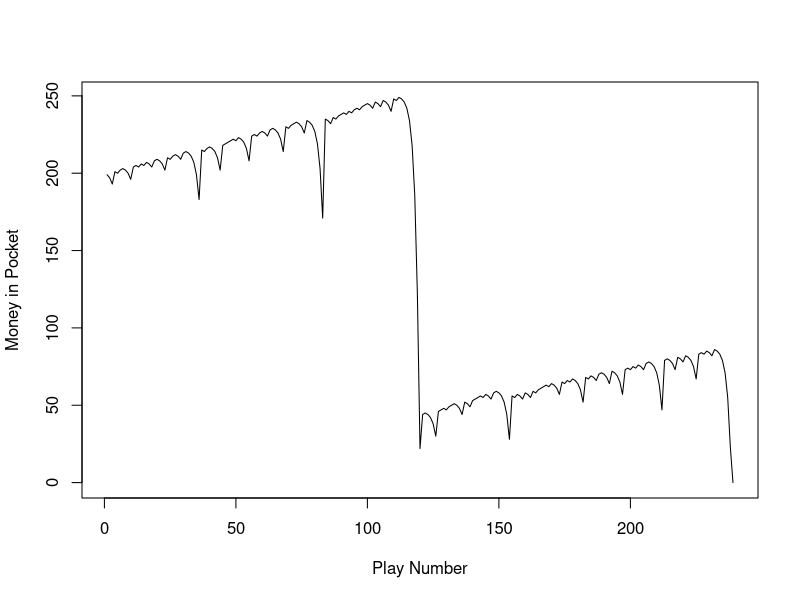
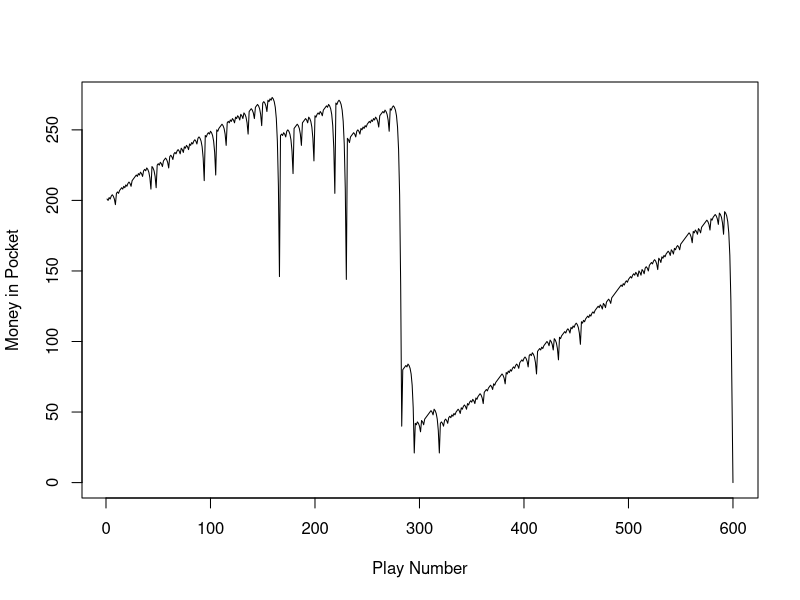
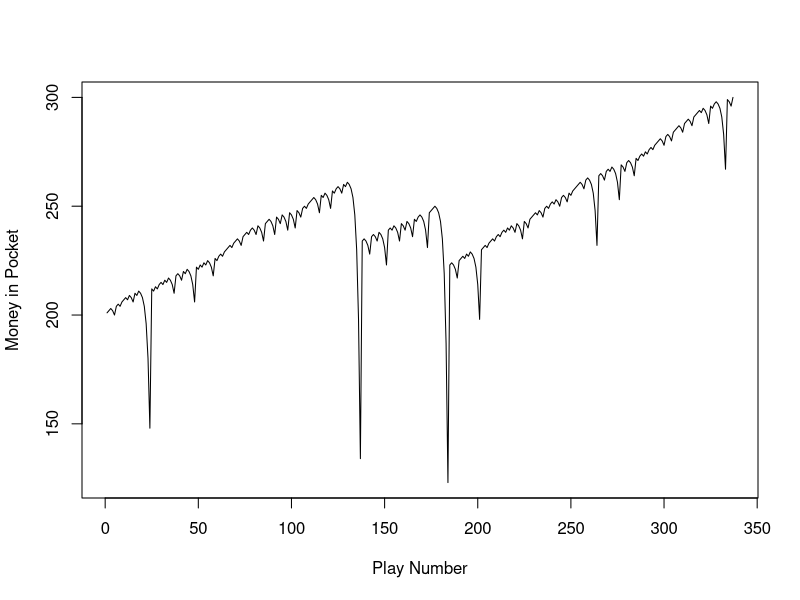
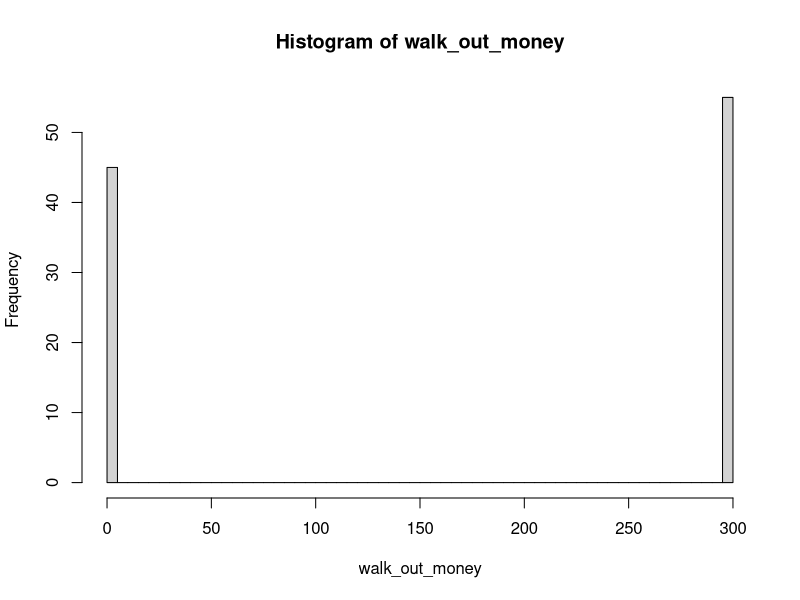
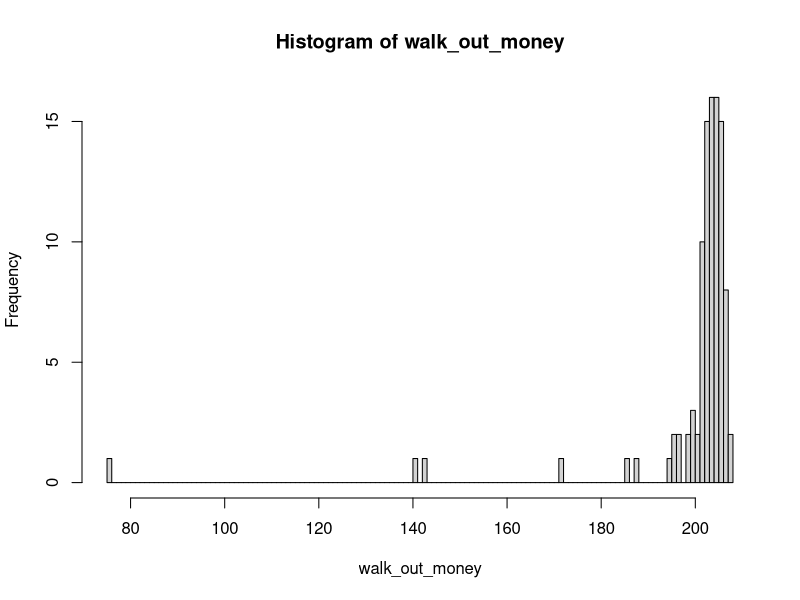
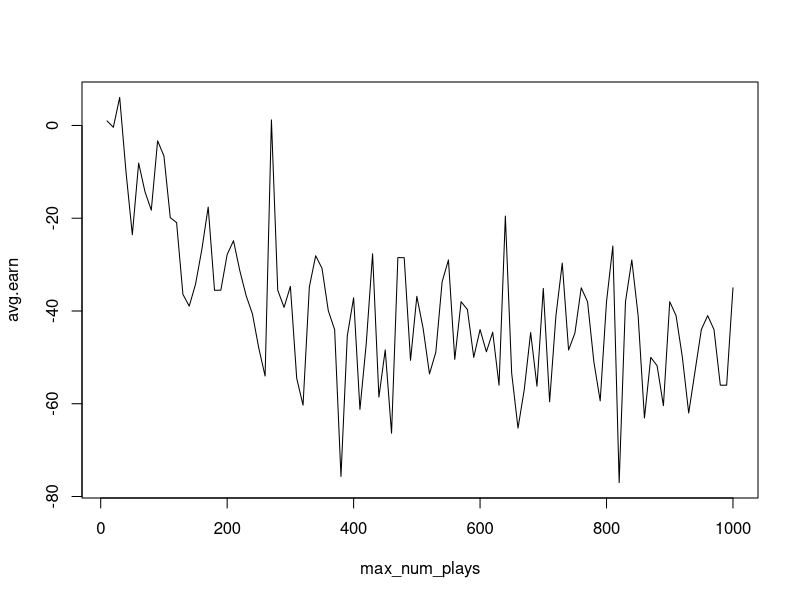
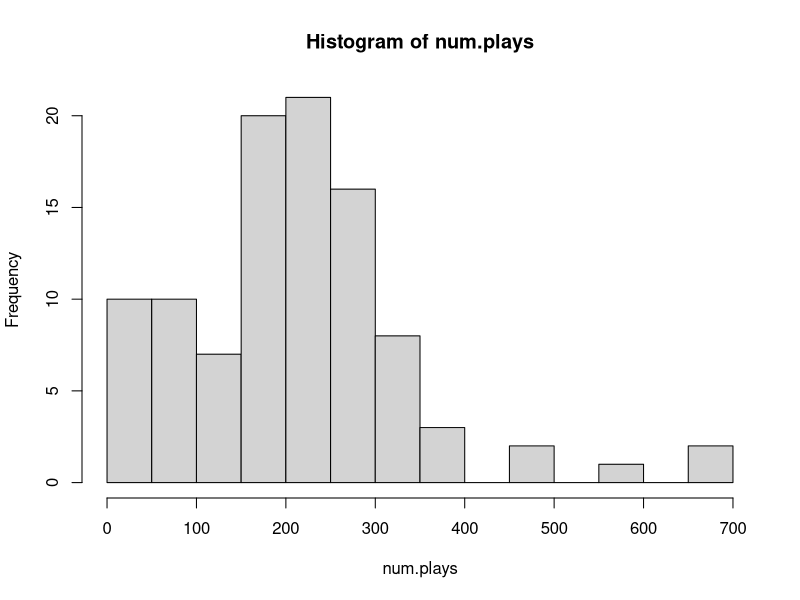

R code for these plots, in order:
## ---- chunk 1
knitr::opts_chunk$set(echo=TRUE, warning=FALSE, message=FALSE)
## ---- chunk 2
library(magrittr)
#' A single play of the Martingale strategy
#'
#' Takes a state list, spins the roulette wheel, returns the state list with updated values (for example, budget, plays, etc)
#' @param state A list with the following entries: 
#'   B              number, the budget
#'   W              number, the budget threshold for successfully stoping
#'   L              number, the maximum number of plays 
#'   M              number, the casino wager limit
#'   plays          integer, the number of plays executed
#'   previous_wager number, the wager in the previous play (0 at first play)
#'   previous_win   TRUE/FALSE, indicator if the previous play was a win (TRUE at first play)
#' @return The updated state list
one_play <- function(state){
  
    # Wager
    proposed_wager <- ifelse(state$previous_win, 1, 2*state$previous_wager)
    wager <- min(proposed_wager, state$M, state$B)
    
    # Spin of the wheel
    red <- rbinom(1,1,18/38)
    
    # Update state
    state$plays <- state$plays + 1
    state$previous_wager <- wager
    if(red){
      # WIN
      state$B <- state$B + wager
      state$previous_win <- TRUE
    }else{
      # LOSE
      state$B <- state$B - wager
      state$previous_win <- FALSE
    }
  state
}


#' Stopping rule
#'
#' Takes the state list and determines if the gambler has to stop
#' @param state A list.  See one_play
#' @return TRUE/FALSE
stop_play <- function(state){
  if(state$B <= 0) return(TRUE)
  if(state$plays >= state$L) return(TRUE)
  if(state$B >= state$W) return(TRUE)
  FALSE
}


#' Play roulette to either bankruptcy, success, or play limits
#'
#' @param B number, the starting budget
#' @param W number, the budget threshold for successfully stoping
#' @param L number, the maximum number of plays 
#' @param M number, the casino wager limit
#' @return A vector of budget values calculated after each play.
one_series <- function(
    B = 200
  , W = 300
  , L = 1000
  , M = 100
){

  # initial state
  state <- list(
    B = B
  , W = W
  , L = L
  , M = M
  , plays = 0
  , previous_wager = 0
  , previous_win = TRUE
  )
  
  # vector to store budget over series of plays
  budget <- rep(NA, L)
  
  # For loop of plays
  for(i in 1:L){
    new_state <- state %>% one_play
    budget[i] <- new_state$B
    if(new_state %>% stop_play){
      return(budget[1:i])
    }
    state <- new_state
  }
  budget    
}

# helper function
get_last <- function(x) x[length(x)] 

for(i in c(1:3)){
  one_person_play <- one_series(B = 200, W = 300, L = 1000, M = 100)
  
  plot(x=c(1:length(one_person_play)), y=one_person_play, type="l", xlab = "Play Number", ylab = "Money in Pocket")
}


## ---- chunk 3

# Simulation
walk_out_money <- rep(NA, 100)
for(j in seq_along(walk_out_money)){
  walk_out_money[j] <- one_series(B = 200, W = 300, L = 1000, M = 100) %>% get_last
}

# Walk out money distribution
hist(walk_out_money, breaks = 100)

# Estimated probability of walking out with extra cash
#mean(walk_out_money > 200)

# Estimated earnings
#mean(walk_out_money - 200)
## ---- chunk 4

# Simulation
walk_out_money <- rep(NA, 100)
for(j in seq_along(walk_out_money)){
  walk_out_money[j] <- one_series(B = 200, W = 300, L = 10, M = 100) %>% get_last
}

# Walk out money distribution
hist(walk_out_money, breaks = 100)

# Estimated probability of walking out with extra cash
#mean(walk_out_money > 200)

# Estimated earnings
#mean(walk_out_money - 200)
## ---- chunk 5
library(magrittr)
max_num_plays = seq(10,1000, by=10)
avg.earn= NA

for(i in c(1:length(max_num_plays))){
  #Simulation
  walk_out_money <- rep(NA,100)
  for (j in seq_along(walk_out_money)){
    walk_out_money[j] <- one_series(B = 200, W= 300, L = max_num_plays[i], M = 100) %>% get_last
  }
  #Estimated earnings
  avg.earn[i] = mean(walk_out_money - 200)
}

plot(x=max_num_plays, y=avg.earn, type="l")
## ---- chunk 6
# Simulation
num.plays <- rep(NA,100)
for(j in seq_along(num.plays)){
  num.plays[j] <- one_series(B = 200, W =300, L = 1000, M = 100) %>% length()
}


#Walk out money distribution

hist(num.plays, breaks = 10)
#mean(num.plays)
